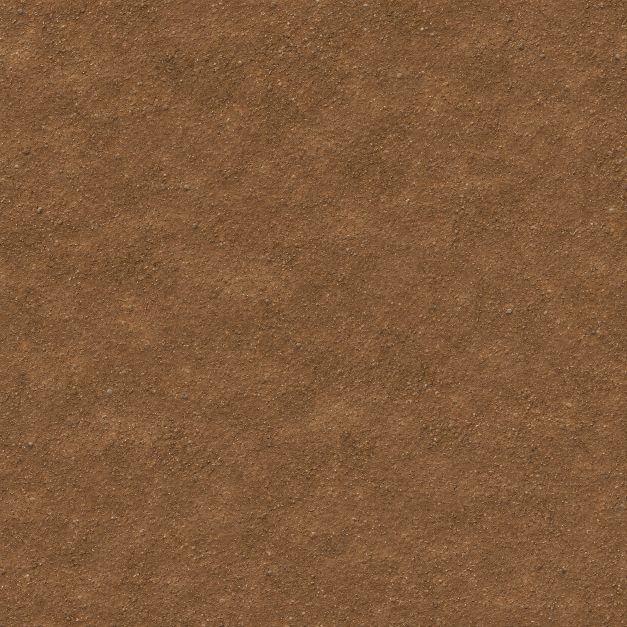
#> input picture art/roads/raw/roaddirt_v1.png, 1254 x 1254 px (shown at 1/2 size)
$ python pack_roads.py
#> lines starting #> are read from the running program, lines starting #| are printed output that depends on the picture
"""Pack the road surface textures into the Galaxy demo's road texture strip.

  python tools/pack_roads.py

Makes them with:  python tools/gen_ground.py road<kind> "..." --note "<3 x 3 tile scale>"  then moves them from
art/ground/raw/ to art/roads/raw/ (so the Biome Builder doesn't offer them as biome grounds). See art/towns.md.
Each texture is made seamless (its edges cross-faded with its own middle), scaled to SIZE x SIZE and stacked top to
bottom into galaxy-demo/props/roads.webp, in the order the shader expects: dirt, gravel, cobbles, asphalt, paving.
"""
import re
from pathlib import Path
import numpy as np
from PIL import Image

ROOT = Path(__file__).resolve().parent.parent
RAW = ROOT / 'art' / 'roads' / 'raw'
OUT = ROOT / 'galaxy-demo' / 'props' / 'roads.webp'
ORDER = ['dirt', 'gravel', 'cobbles', 'asphalt', 'paving']
SIZE = 512
BAND = 0.12          # share of each side cross-faded


def newest(kind):
    found = sorted(RAW.glob(f'road{kind}_v*.png'), key=lambda p: int(re.search(r'_v(\d+)', p.name).group(1)))
    if not found:
        raise SystemExit(f'no art/roads/raw/road{kind}_v*.png')
    return found[-1]


def seamless(a):
    """Near each edge, fade to the texture shifted by half its size: both edges then show the same pixels, so copies
    meet without a seam (the middle keeps the original)."""
    for axis in (1, 0):
        n = a.shape[axis]
        x = np.arange(n) / n
        w = np.clip(np.minimum(x, 1 - x) / BAND, 0, 1)
        w = w * w * (3 - 2 * w)
        w = w.reshape((1, n, 1) if axis == 1 else (n, 1, 1))
        a = a * w + np.roll(a, n // 2, axis=axis) * (1 - w)
    return a


def main():
    layers = []
    for k in ORDER:
        p = newest(k)
        a = np.asarray(Image.open(p).convert('RGB').resize((SIZE, SIZE), Image.LANCZOS)).astype(np.float32)
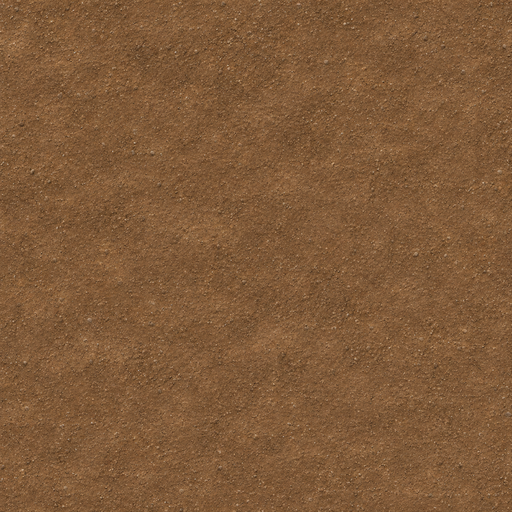
#> a: shape (512, 512, 3) float32; mean R, G, B 128.1, 90.5, 57.2
        layers.append(seamless(a))
        print(f'{k}: {p.name}')
    strip = np.concatenate(layers, 0).clip(0, 255).astype(np.uint8)
    Image.fromarray(strip).save(OUT, quality=90, method=6)
    print(f'packed {len(ORDER)} road textures into {OUT.relative_to(ROOT).as_posix()} '
          f'({SIZE} x {SIZE * len(ORDER)}, {OUT.stat().st_size // 1024} KB)')


if __name__ == '__main__':
#> (the run stopped early here; a loop or call above may not have finished)
